Frame 1 (no input): blank canvas, image omitted
Frame 60 (no input): blank canvas, image omitted
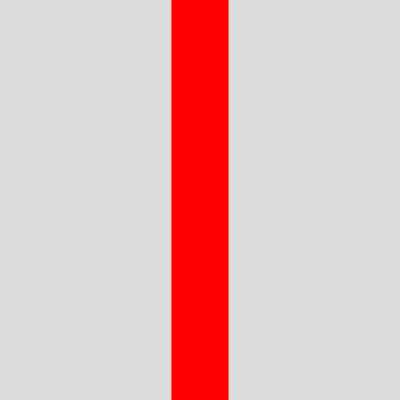
Frame 120 (the mouse pressed at the canvas centre since frame 60)

The p5.js sketch whose frames 1 and 60 were blank and that drew this single picture after the mouse press (run headless with seeded random() and noise() and a simulated clock; from frame 60 on, the mouse is pressed at the canvas centre):

// p5.js sketch
// ── sketch.js
function setup() {
  createCanvas(400, 400);
}

const n = 7;

function draw() {
  background(220);
  fill(255, 0, 0);
  noStroke();

  const part_1 = width / n;

  for (let left = 0; left < width; left += part_1) {
    let right = left + part_1;
    if (mouseX > left && mouseX < right) {
      rect(left, 0, part_1, height);
    }
  }
  
  // let left = 0;
  // let right = left + part_1;
  // while (left < width) {
  //   if (mouseX > left && mouseX < right) {
  //     rect(left, 0, part_1, height);
  //   }
  //   left += part_1;
  //   right += part_1;
  // }

  //   if (mouseX > left && mouseX < right) {
  //     rect(left, 0, part_1, height);
  //   }

  //   left += part_1;
  //   right += part_1;
  //   if (mouseX > left && mouseX < right) {
  //     rect(left, 0, part_1, height);
  //   }

  //   left += part_1;
  //   right += part_1;
  //   if (mouseX > left && mouseX < right) {
  //     rect(left, 0, part_1, height);
  //   }

  // else if (mouseX > part_1 && mouseX < part_2) {
  //   rect(part_1, 0, part_1, height);
  // }
  // else if (mouseX > part_2 && mouseX < part_3) {
  //   rect(part_2, 0, part_1, height);
  // }
  // else if (mouseX > part_3 && mouseX < width) {
  //   rect(part_3, 0, part_1, height);
  // }
}
